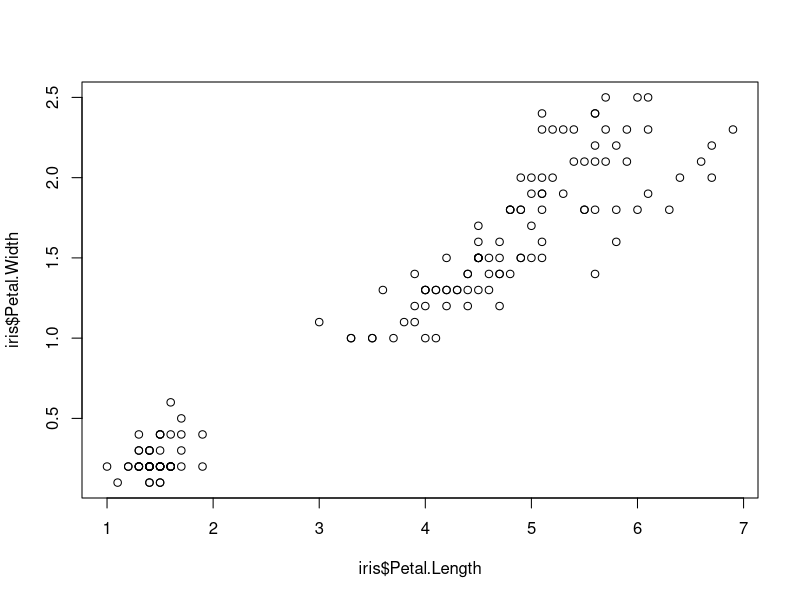
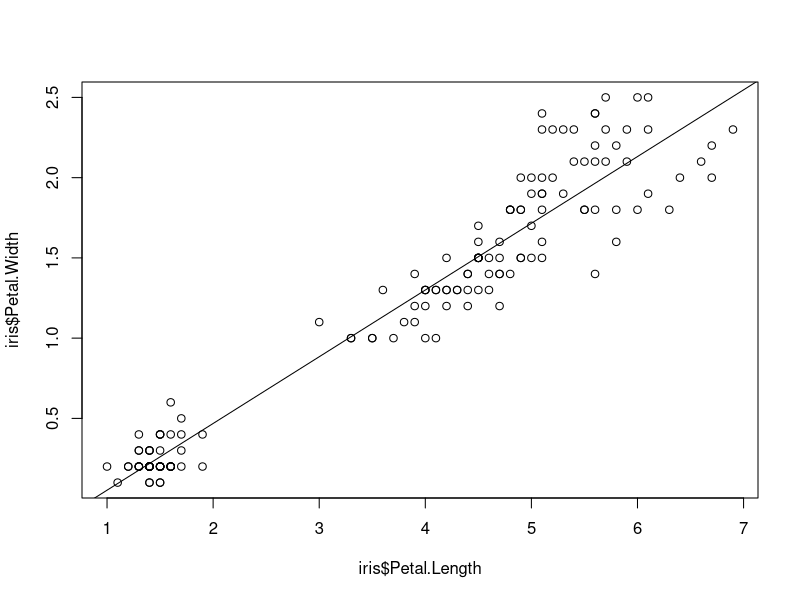
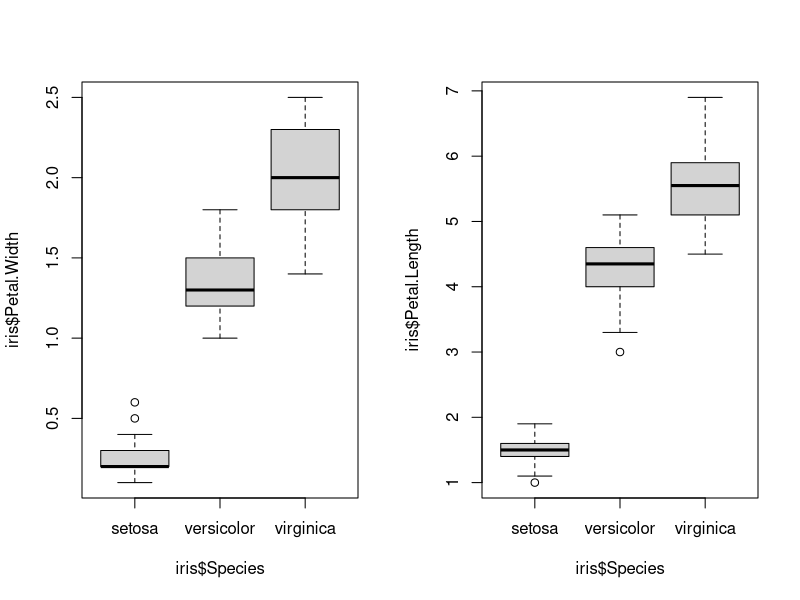
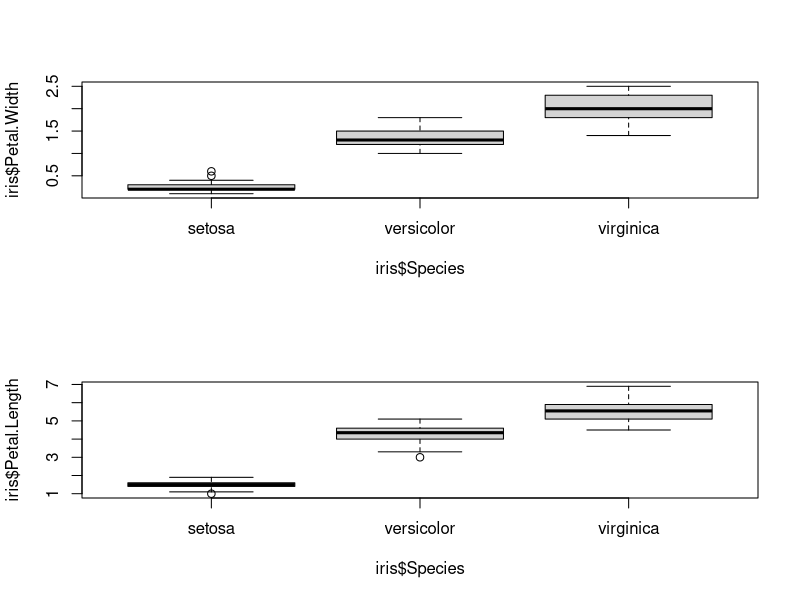
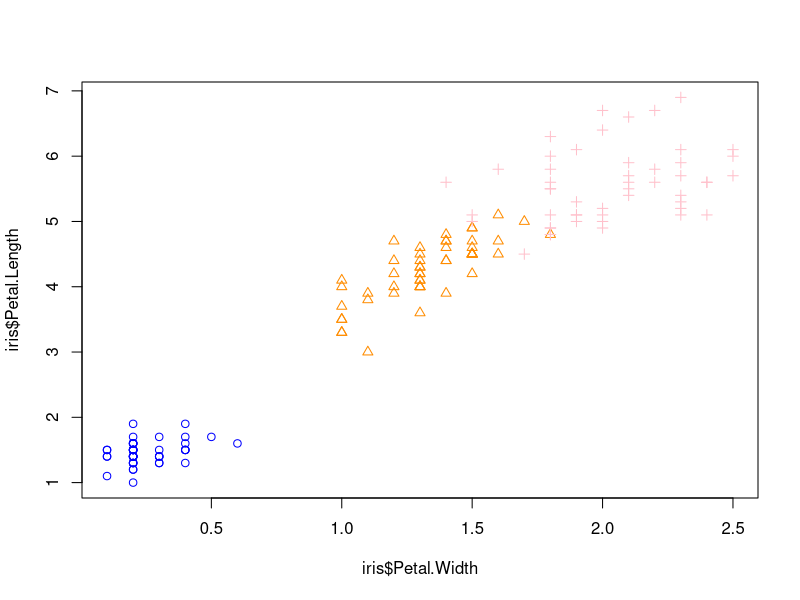
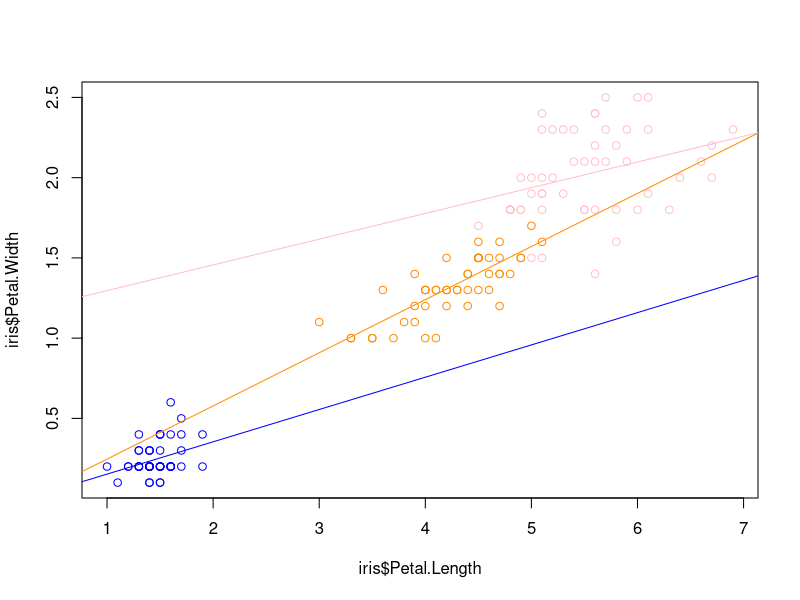
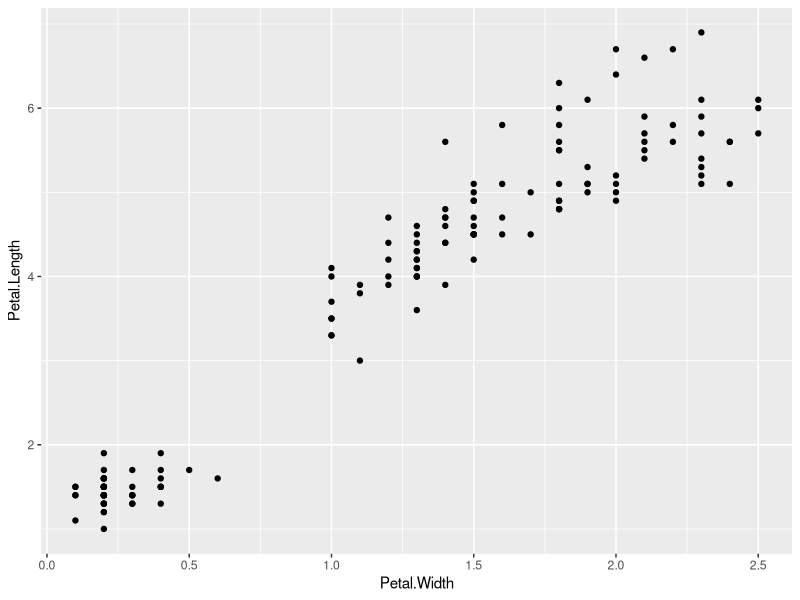
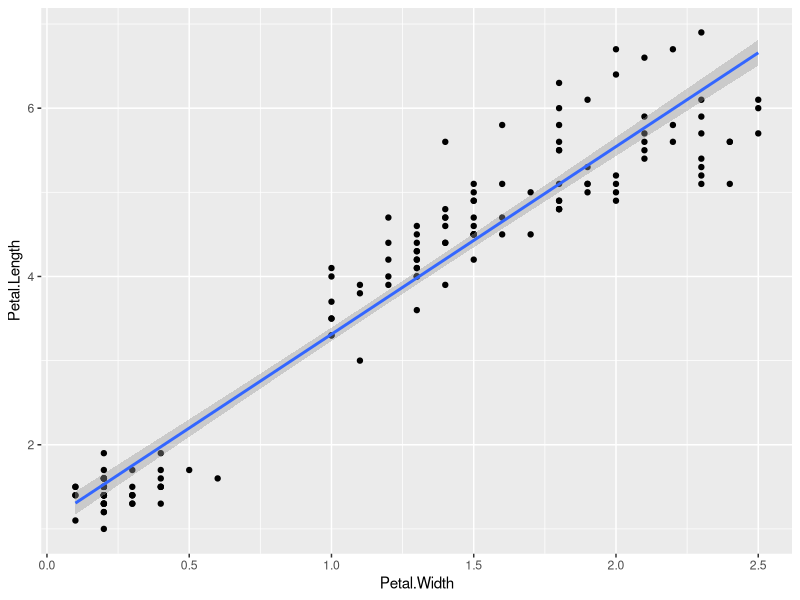

Write the R code that produced these figures, in order.
## ---- chunk 1
library(tidyverse)
## ---- chunk 2

plot(iris$Petal.Length,iris$Petal.Width)



## ---- chunk 3

m <-  lm(iris$Petal.Width~iris$Petal.Length)
plot(iris$Petal.Length,iris$Petal.Width)
abline(m)


## ---- chunk 4

par(mfrow=c(1,2))

boxplot(iris$Petal.Width~iris$Species)
boxplot(iris$Petal.Length~iris$Species)


par(mfrow=c(2,1))

boxplot(iris$Petal.Width~iris$Species)
boxplot(iris$Petal.Length~iris$Species)

dev.off()
par(mfrow=c(1,1))
## ---- chunk 5

newspecies=as.character(iris$Species)
newspecies[iris$Species=="setosa"]<-1
newspecies[iris$Species=="versicolor"]<-2
newspecies[iris$Species=="virginica"]<-3

newspecies.col=as.character(iris$Species)
newspecies.col[iris$Species=="setosa"]<-"blue"
newspecies.col[iris$Species=="versicolor"]<-"darkorange"
newspecies.col[iris$Species=="virginica"]<-"pink"


plot(iris$Petal.Width,iris$Petal.Length,
     col=newspecies.col,pch=as.numeric(newspecies))


## ---- chunk 6

m <-  lm(iris$Petal.Width~iris$Petal.Length)

m0 <-  lm(Petal.Width~Petal.Length,data=iris,
          subset = Species=="virginica")
m1 <-  lm(Petal.Width~Petal.Length,data=iris,
          subset = Species=="setosa")
m2 <-  lm(Petal.Width~Petal.Length,data=iris,
          subset = Species=="versicolor")

newspecies.col=as.character(iris$Species)
newspecies.col[iris$Species=="setosa"]<-"blue"
newspecies.col[iris$Species=="versicolor"]<-"darkorange"
newspecies.col[iris$Species=="virginica"]<-"pink"


plot(iris$Petal.Length,iris$Petal.Width,col=newspecies.col)
abline(m0,col="pink")
abline(m1,col="blue")
abline(m2,col="darkorange")
## ---- chunk 7
png("figs/iris.png")

plot(iris$Petal.Length,iris$Petal.Width,col=newspecies.col)
abline(m0,col="pink")
abline(m1,col="blue")
abline(m2,col="darkorange")
dev.off()

## ---- chunk 8
iris %>% 
  ggplot(aes(x=Petal.Width, y = Petal.Length)) +
  geom_point()
## ---- chunk 9
iris %>% 
  ggplot(aes(x=Petal.Width, y = Petal.Length)) +
  geom_point() +
  geom_smooth(method = "lm")

## ---- chunk 10

iris %>% 
  pivot_longer(cols=c(Petal.Length,Petal.Width),
                      names_to="Vars", values_to = "Inches") %>%
  ggplot(aes(x=Species, y=Inches)) + 
  geom_boxplot() + 
  facet_wrap(.~Vars) +
  geom_jitter()
  

iris %>% 
  pivot_longer(cols=c(Petal.Length,Petal.Width),
                      names_to="Vars", values_to = "Inches") %>%
  ggplot(aes(x=Species, y=Inches)) + 
  geom_boxplot() + 
  facet_wrap(.~Vars,scales="free_y") +
  geom_jitter()
## ---- chunk 11
iris %>% 
  ggplot(aes(Petal.Width, Petal.Length, color = Species)) +
  geom_point()
## ---- chunk 12
 toSave <- iris %>% ggplot(aes(Petal.Width, Petal.Length, color = Species)) +
  geom_point() +
  geom_smooth(method = "lm")

toSave
## ---- chunk 13
ggsave("figs/iris_ggplot.png", toSave )
## ---- chunk 14
iris %>% ggplot(aes(x=Petal.Length, fill = Species)) + geom_histogram()
## ---- chunk 15
iris %>% ggplot(aes(x = Sepal.Width, y = Species, color = Species)) + geom_boxplot() +
  geom_jitter()
## ---- chunk 16
iris %>% ggplot(aes(x=Species,y=Petal.Width)) + 
  geom_boxplot() +
  facet_wrap(~Species) 

iris %>% ggplot(aes(x=Species,y=Petal.Width)) + 
  geom_boxplot() +
  facet_wrap(~Species,scales="free_x") 
